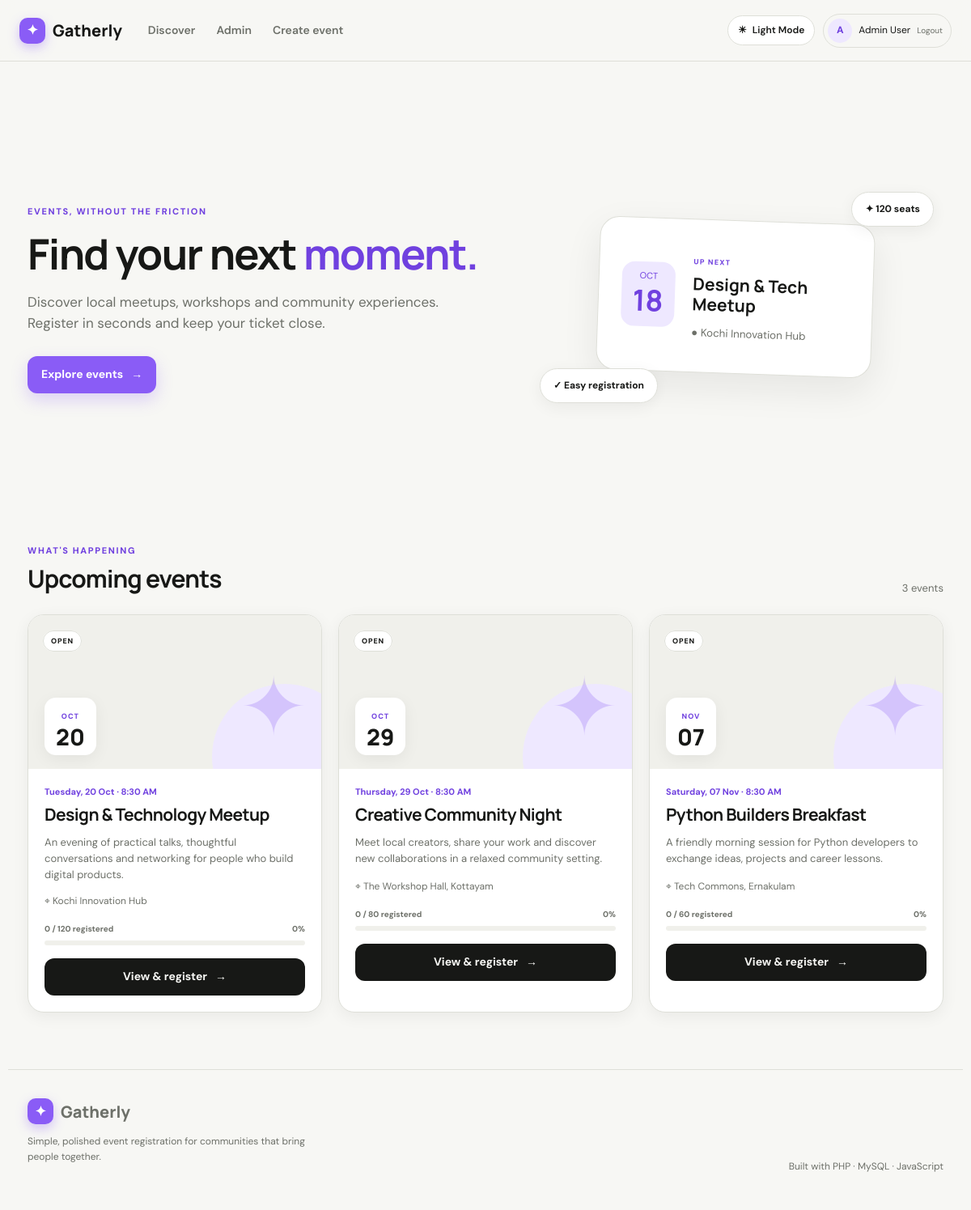
The page / (signed in) on the database its author committed.
### tables this page shows
CREATE TABLE IF NOT EXISTS events (
    id INT UNSIGNED AUTO_INCREMENT PRIMARY KEY,
    title VARCHAR(180) NOT NULL,
    description TEXT NOT NULL,
    event_date DATETIME NOT NULL,
    location VARCHAR(180) NOT NULL,
    capacity INT UNSIGNED NOT NULL DEFAULT 50,
    created_at TIMESTAMP DEFAULT CURRENT_TIMESTAMP,
    INDEX(event_date)
);

### auth.php (called while the page is built, shortened)
<?php
function e(?string $value): string {
    return htmlspecialchars($value ?? '', ENT_QUOTES, 'UTF-8');
}
?>

### index.php (the view, shortened to what this page needs)
<?php
require_once 'config.php';
$stmt = $pdo->query("
    SELECT e.*, COUNT(r.id) AS registered
    FROM events e
    LEFT JOIN registrations r ON r.event_id = e.id AND r.status = 'confirmed'
    WHERE e.event_date >= NOW()
    GROUP BY e.id
    ORDER BY e.event_date ASC
");
$events = $stmt->fetchAll();
require 'header.php';
?>
<section class="hero reveal">
    <div class="hero-copy">
        <span class="eyebrow">EVENTS, WITHOUT THE FRICTION</span>
        <h1>Find your next <em>moment.</em></h1>
        <p>Discover local meetups, workshops and community experiences. Register in seconds and keep your ticket close.</p>
        <div class="hero-actions">
            <a class="btn btn-primary" href="#events">Explore events <span>→</span></a>
        </div>
    </div>
    <div class="hero-art" aria-hidden="true">
        <div class="art-card art-main">
            <div class="art-date">OCT<br><strong>18</strong></div>
            <div><span class="mini-label">UP NEXT</span><strong>Design & Tech<br>Meetup</strong><small>● Kochi Innovation Hub</small></div>
        </div>
        <div class="art-card art-float one">✦ 120 seats</div>
        <div class="art-card art-float two">✓ Easy registration</div>
    </div>
</section>
<section class="section-head reveal" id="events">
    <div>
        <span class="eyebrow">WHAT'S HAPPENING</span>
        <h2>Upcoming events</h2>
    </div>
    <span class="result-count"><?= count($events) ?> <?= count($events) === 1 ? 'event' : 'events' ?></span>
</section>
<?php if (!$events): ?>
    <div class="empty-state reveal"><div class="empty-icon">✦</div><h3>No upcoming events yet</h3><p>Check back soon for new experiences.</p></div>
<?php else: ?>
<div class="event-grid">
<?php foreach ($events as $event):
    $registered = (int)$event['registered'];
    $capacity = max(1, (int)$event['capacity']);
    $percent = min(100, round($registered / $capacity * 100));
    $full = $registered >= $capacity;
?>
<article class="event-card reveal">
    <div class="event-visual">
        <span class="event-category"><?= $full ? 'FULL' : 'OPEN' ?></span>
        <div class="event-date-block">
            <span><?= strtoupper(date('M', strtotime($event['event_date']))) ?></span>
            <strong><?= date('d', strtotime($event['event_date'])) ?></strong>
        </div>
        <span class="visual-symbol">✦</span>
    </div>
    <div class="event-content">
        <div class="event-meta"><?= date('l, d M · g:i A', strtotime($event['event_date'])) ?></div>
        <h3><?= e($event['title']) ?></h3>
        <p><?= e(mb_strimwidth($event['description'], 0, 125, '…')) ?></p>
        <div class="location">⌖ <?= e($event['location']) ?></div>
        <div class="capacity-row">
            <span><?= $registered ?> / <?= $capacity ?> registered</span>
            <span><?= $percent ?>%</span>
        </div>
        <div class="progress"><span style="width:<?= $percent ?>%"></span></div>
        <a class="btn <?= $full ? 'btn-disabled' : 'btn-dark' ?>" href="event.php?id=<?= (int)$event['id'] ?>"><?= $full ? 'View details' : 'View & register' ?> <span>→</span></a>
    </div>
</article>
<?php endforeach; ?>
</div>
<?php endif; ?>
<?php require 'footer.php'; ?>

### assets/css/style.css (style rules this page uses)
:root { --bg:#f7f7f4;--surface:#ffffff;--surface-2:#f0f0eb;--text:#171816;--muted:#6d7069;--border:#dedfd8; --accent:#8a5cf6;--accent-strong:#7041df;--accent-soft:#eee8ff;--success:#18865b;--success-soft:#e4f5ed; --warning:#a46b00;--error:#c43d3d;--shadow:0 16px 45px rgba(24,24,20,.08);--shadow-sm:0 5px 20px rgba(24,24,20,.06); --radius:20px;--radius-sm:12px; }
* { box-sizing:border-box }
html { scroll-behavior:smooth }
body { margin:0;background:var(--bg);color:var(--text);font-family:"DM Sans",sans-serif;line-height:1.55 }
a { color:inherit;text-decoration:none }
h1,h2,h3 { font-family:Manrope;line-height:1.1;letter-spacing:-.03em }
h1 { font-size:52px;margin:12px 0 18px }
h2 { font-size:30px;margin:6px 0 }
h3 { font-size:21px;margin:8px 0 }
.eyebrow { font-size:11px;letter-spacing:.15em;font-weight:800;color:var(--accent-strong) }
em { font-style:normal;color:var(--accent-strong) }
.btn { display:inline-flex;justify-content:center;align-items:center;gap:10px;border:0;border-radius:12px;padding:12px 17px;font-weight:700;font-size:14px;cursor:pointer;transition:transform .18s,box-shadow .18s,background .18s }
.btn-primary { background:var(--accent);color:#fff;box-shadow:0 8px 20px color-mix(in srgb,var(--accent) 25%,transparent) }
.btn-dark { background:var(--text);color:var(--bg);width:100% }
.hero { min-height:510px;display:grid;grid-template-columns:1.05fr .95fr;align-items:center;gap:50px;padding:60px 0 75px }
.hero-copy p { font-size:17px;color:var(--muted);max-width:580px }
.hero-actions { display:flex;gap:10px;margin-top:28px }
.hero-art { min-height:390px;position:relative;display:grid;place-items:center }
.art-card { background:var(--surface);border:1px solid var(--border);box-shadow:var(--shadow);border-radius:24px }
.art-main { width:340px;min-height:190px;padding:28px;display:flex;gap:22px;align-items:center;transform:rotate(2deg) }
.art-main strong { display:block;font:700 21px/1.15 Manrope;margin-top:5px }
.art-main small { display:block;color:var(--muted);margin-top:14px }
.mini-label { font-size:9px;letter-spacing:.14em;color:var(--accent-strong);font-weight:800 }
.art-date { background:var(--accent-soft);color:var(--accent-strong);border-radius:16px;padding:12px 14px;text-align:center;font-size:11px;line-height:1 }
.art-date strong { font-size:36px;margin-top:4px }
.art-float { position:absolute;padding:11px 16px;font-weight:700;font-size:12px;box-shadow:var(--shadow-sm) }
.art-float.one { top:65px;right:12px }
.art-float.two { bottom:64px;left:15px }
.visual-symbol,.detail-symbol { font-size:100px;color:var(--accent);opacity:.25 }
.section-head { display:flex;align-items:end;justify-content:space-between;margin:30px 0 22px }
.result-count { color:var(--muted);font-size:13px }
.event-grid { display:grid;grid-template-columns:repeat(3,1fr);gap:20px }
.event-card { background:var(--surface);border:1px solid var(--border);border-radius:var(--radius);overflow:hidden;box-shadow:var(--shadow-sm);transition:.25s }
.event-visual,.detail-visual { height:190px;background:var(--surface-2);position:relative;padding:18px;overflow:hidden }
.event-visual:before,.detail-visual:before { content:"";position:absolute;width:180px;height:180px;border-radius:50%;background:var(--accent-soft);right:-45px;bottom:-75px }
.event-category { position:relative;z-index:1;background:var(--surface);border:1px solid var(--border);border-radius:99px;padding:6px 9px;font-size:9px;font-weight:800;letter-spacing:.1em }
.event-date-block { position:absolute;left:20px;bottom:17px;background:var(--surface);border-radius:14px;padding:9px 14px;text-align:center;box-shadow:var(--shadow-sm) }
.event-date-block span,.detail-date span { font-size:9px;color:var(--accent-strong);font-weight:800;letter-spacing:.12em }
.event-date-block strong { display:block;font:800 28px/1 Manrope }
.event-visual .visual-symbol { position:absolute;right:17px;bottom:-2px }
.event-content { padding:20px }
.event-meta { font-size:11px;color:var(--accent-strong);font-weight:700 }
.event-content p { font-size:13px;color:var(--muted);min-height:42px }
.location { font-size:12px;color:var(--muted);margin:12px 0 17px }
.capacity-row { display:flex;justify-content:space-between;font-size:10px;color:var(--muted);font-weight:700 }
.progress,.mini-progress { height:6px;background:var(--surface-2);border-radius:99px;overflow:hidden;margin:7px 0 16px }
.reveal { animation:reveal .55s ease both }

### rows shown on the page
events: shows "OPEN", event_date "OCT", event_date "20", event_date "Tuesday, 20 Oct · 8:30 AM", title "Design & Technology Meetup", description "An evening of practical talks, thoughtful conversations and networking for people who build digital products.", location "Kochi Innovation Hub", registered "0", capacity "120", percent "0", shows "View & register"
events: shows "OPEN", event_date "OCT", event_date "29", event_date "Thursday, 29 Oct · 8:30 AM", title "Creative Community Night", description "Meet local creators, share your work and discover new collaborations in a relaxed community setting.", location "The Workshop Hall, Kottayam", registered "0", capacity "80", percent "0", shows "View & register"
events: shows "OPEN", event_date "NOV", event_date "07", event_date "Saturday, 07 Nov · 8:30 AM", title "Python Builders Breakfast", description "A friendly morning session for Python developers to exchange ideas, projects and career lessons.", location "Tech Commons, Ernakulam", registered "0", capacity "60", percent "0", shows "View & register"

### other values the page prints
substr($_SESSION['user']['name'], 0, 1) "A"
$_SESSION['user']['name'] "Admin User"
count($events) "3"
